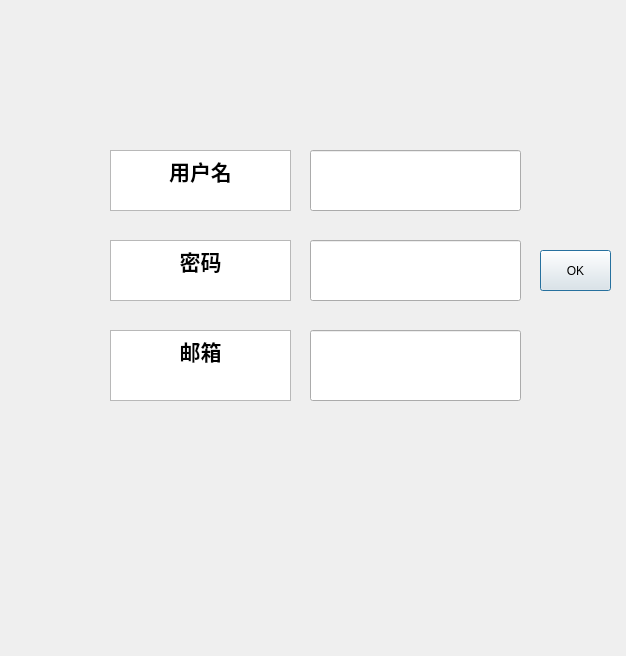
<?xml version="1.0" encoding="UTF-8"?>
<ui version="4.0">
 <class>Dialog_Register</class>
 <widget class="QDialog" name="Dialog_Register">
  <property name="geometry">
   <rect>
    <x>0</x>
    <y>0</y>
    <width>626</width>
    <height>656</height>
   </rect>
  </property>
  <property name="windowTitle">
   <string>Dialog</string>
  </property>
  <property name="styleSheet">
   <string notr="true"/>
  </property>
  <widget class="QTextBrowser" name="textBrowser_2">
   <property name="geometry">
    <rect>
     <x>110</x>
     <y>240</y>
     <width>181</width>
     <height>61</height>
    </rect>
   </property>
   <property name="html">
    <string>&lt;!DOCTYPE HTML PUBLIC &quot;-//W3C//DTD HTML 4.0//EN&quot; &quot;http://www.w3.org/TR/REC-html40/strict.dtd&quot;&gt;
&lt;html&gt;&lt;head&gt;&lt;meta name=&quot;qrichtext&quot; content=&quot;1&quot; /&gt;&lt;style type=&quot;text/css&quot;&gt;
p, li { white-space: pre-wrap; }
&lt;/style&gt;&lt;/head&gt;&lt;body style=&quot; font-family:'SimSun'; font-size:9pt; font-weight:400; font-style:normal;&quot;&gt;
&lt;p align=&quot;center&quot; style=&quot; margin-top:0px; margin-bottom:0px; margin-left:0px; margin-right:0px; -qt-block-indent:0; text-indent:0px;&quot;&gt;&lt;span style=&quot; font-size:16pt; font-weight:600;&quot;&gt;密码&lt;/span&gt;&lt;/p&gt;&lt;/body&gt;&lt;/html&gt;</string>
   </property>
  </widget>
  <widget class="QTextBrowser" name="textBrowser_3">
   <property name="geometry">
    <rect>
     <x>110</x>
     <y>330</y>
     <width>181</width>
     <height>71</height>
    </rect>
   </property>
   <property name="html">
    <string>&lt;!DOCTYPE HTML PUBLIC &quot;-//W3C//DTD HTML 4.0//EN&quot; &quot;http://www.w3.org/TR/REC-html40/strict.dtd&quot;&gt;
&lt;html&gt;&lt;head&gt;&lt;meta name=&quot;qrichtext&quot; content=&quot;1&quot; /&gt;&lt;style type=&quot;text/css&quot;&gt;
p, li { white-space: pre-wrap; }
&lt;/style&gt;&lt;/head&gt;&lt;body style=&quot; font-family:'SimSun'; font-size:9pt; font-weight:400; font-style:normal;&quot;&gt;
&lt;p align=&quot;center&quot; style=&quot; margin-top:0px; margin-bottom:0px; margin-left:0px; margin-right:0px; -qt-block-indent:0; text-indent:0px;&quot;&gt;&lt;span style=&quot; font-size:16pt; font-weight:600;&quot;&gt;邮箱&lt;/span&gt;&lt;/p&gt;&lt;/body&gt;&lt;/html&gt;</string>
   </property>
  </widget>
  <widget class="QLineEdit" name="lineEdit_mail">
   <property name="geometry">
    <rect>
     <x>310</x>
     <y>330</y>
     <width>211</width>
     <height>71</height>
    </rect>
   </property>
  </widget>
  <widget class="QTextBrowser" name="textBrowser">
   <property name="geometry">
    <rect>
     <x>110</x>
     <y>150</y>
     <width>181</width>
     <height>61</height>
    </rect>
   </property>
   <property name="html">
    <string>&lt;!DOCTYPE HTML PUBLIC &quot;-//W3C//DTD HTML 4.0//EN&quot; &quot;http://www.w3.org/TR/REC-html40/strict.dtd&quot;&gt;
&lt;html&gt;&lt;head&gt;&lt;meta name=&quot;qrichtext&quot; content=&quot;1&quot; /&gt;&lt;style type=&quot;text/css&quot;&gt;
p, li { white-space: pre-wrap; }
&lt;/style&gt;&lt;/head&gt;&lt;body style=&quot; font-family:'SimSun'; font-size:9pt; font-weight:400; font-style:normal;&quot;&gt;
&lt;p align=&quot;center&quot; style=&quot; margin-top:0px; margin-bottom:0px; margin-left:0px; margin-right:0px; -qt-block-indent:0; text-indent:0px;&quot;&gt;&lt;span style=&quot; font-size:16pt; font-weight:600;&quot;&gt;用户名&lt;/span&gt;&lt;/p&gt;&lt;/body&gt;&lt;/html&gt;</string>
   </property>
  </widget>
  <widget class="QLineEdit" name="lineEdit_word">
   <property name="geometry">
    <rect>
     <x>310</x>
     <y>240</y>
     <width>211</width>
     <height>61</height>
    </rect>
   </property>
  </widget>
  <widget class="QLineEdit" name="lineEdit_name">
   <property name="geometry">
    <rect>
     <x>310</x>
     <y>150</y>
     <width>211</width>
     <height>61</height>
    </rect>
   </property>
  </widget>
  <widget class="QPushButton" name="pushButton">
   <property name="geometry">
    <rect>
     <x>540</x>
     <y>250</y>
     <width>71</width>
     <height>41</height>
    </rect>
   </property>
   <property name="text">
    <string>OK</string>
   </property>
  </widget>
 </widget>
 <resources/>
 <connections/>
</ui>
